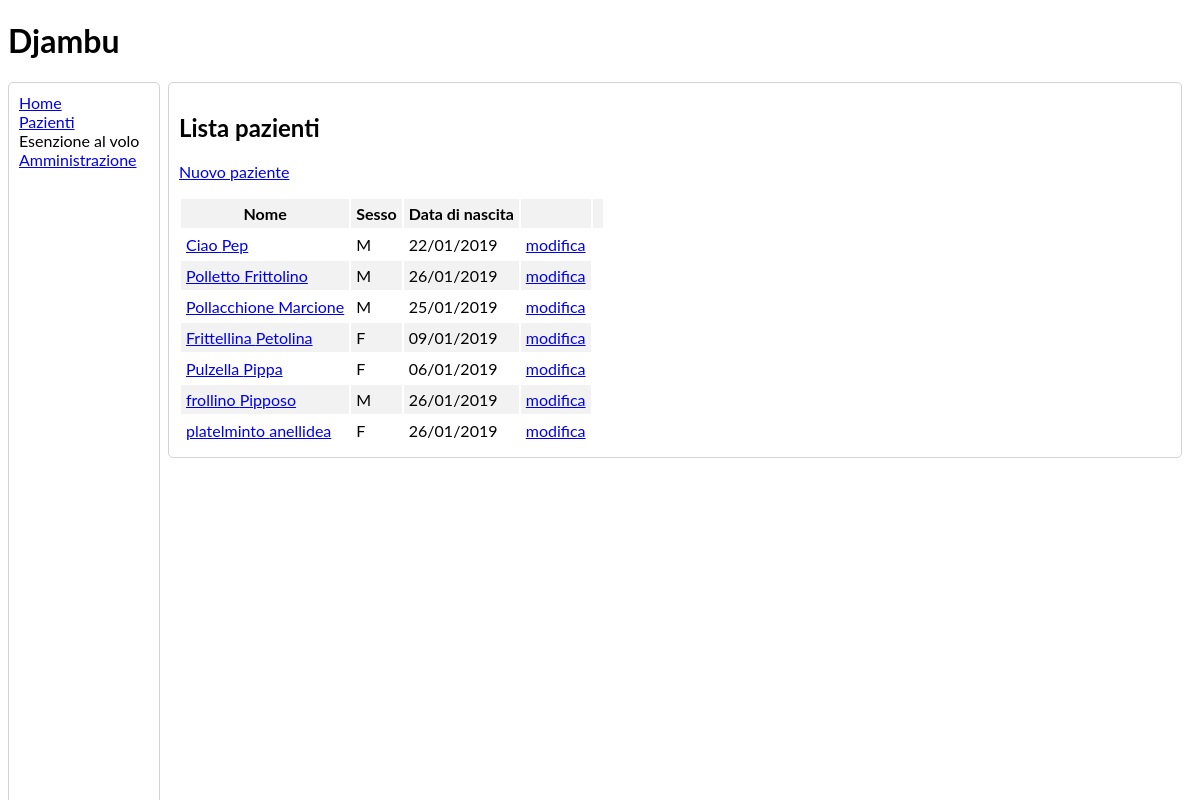
Page /patients/list/ on the earlier database version.
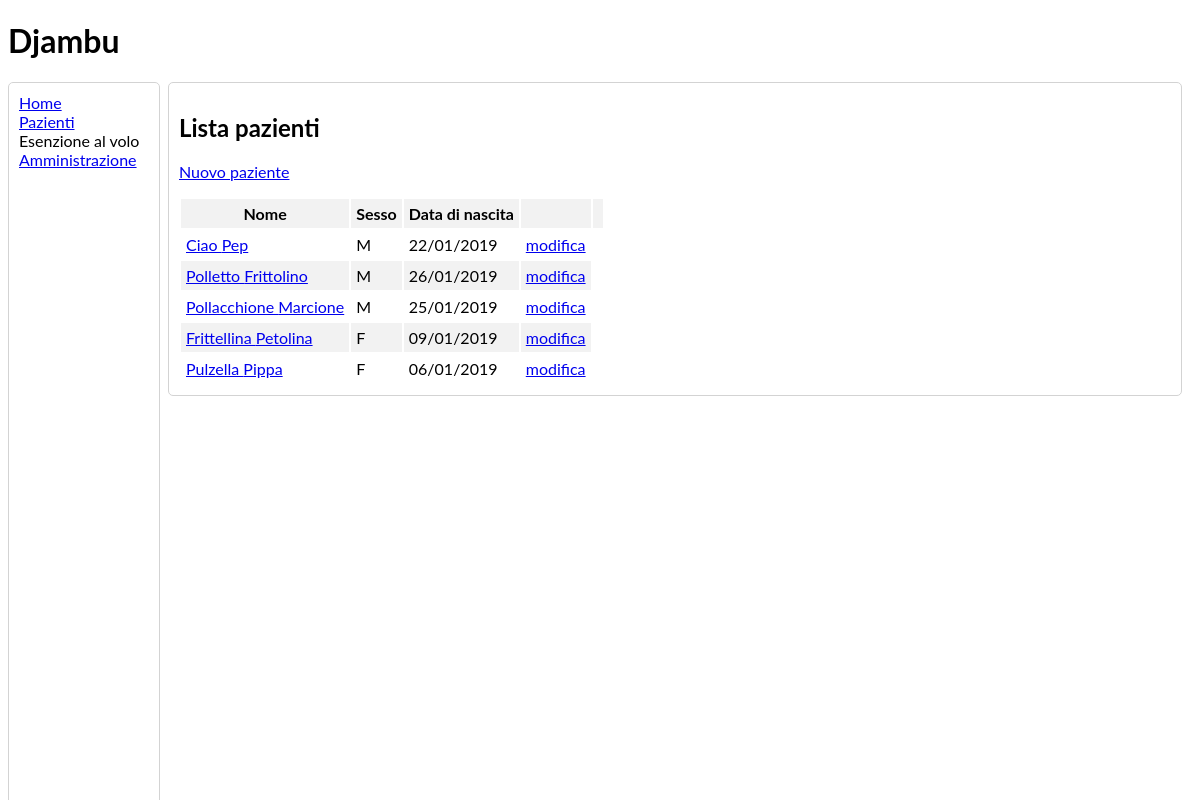
Same page on the later database version.
### patients/models.py (models this page shows, shortened)
class Patient(models.Model): # TODO: make fields mandatory
    last_name = models.CharField(max_length=50, verbose_name='cognome')
    first_name = models.CharField(max_length=50, verbose_name='nome')
    sex = models.CharField(max_length=1, choices=SEX_CHOICES, verbose_name='sesso')
    birth_date = models.DateField(verbose_name='data di nascita')
    birth_place = models.CharField(max_length=100, blank=True, null=True,
                                   verbose_name='luogo di nascita')
    fiscal_code = models.CharField(max_length=16, blank=True, null=True,
                                   verbose_name='codice fiscale')
    address = models.CharField(max_length=200, blank=True, null=True,
                               verbose_name='indirizzo')
    class Meta:
        verbose_name = 'paziente'
        verbose_name_plural = 'pazienti'

### patients/views.py (the view)
# urls.py: path('list/', PatientsListView.as_view(),
class PatientsListView(ListView):
    model = Patient
    template_name = 'patients/patients_list.html'

### patients/templates/patients/patients_list.html
{% extends './base_djambu.html' %}
{% load admin_urls %}
{% block content %}
  <div class="round-border-panel">
    <h2>Lista pazienti</h2>
    <p>{% include 'patients/panel_add_patient.html' %}</p>
    <table class="table">
      <tr>
        <th>Nome</th>
        <th>Sesso</th>
        <th>Data di nascita</th>
        <th></th>
        <th></th>
      </tr>
      {% for p in patient_list %}
        <tr>
          <td>
            <a href="{% url 'patients:patient_detail' p.pk %}">
              {{ p.last_name }} {{ p.first_name }}
            </a>
          </td>
          <td>{{ p.sex|capfirst }}</td>
          <td>{{ p.birth_date|date:'d/m/Y' }}</td>
          <td><a href="/patients_admin/patients/patient/{{ p.pk }}/change/">modifica</a></td>
        </tr>
      {% endfor %}
    </table>
  </div>
{% endblock %}

Differences in the rows shown:
removed Patient: last_name "frollino", first_name "Pipposo", sex "M", birth_date "26/01/2019"
removed Patient: last_name "platelminto", first_name "anellidea", sex "F", birth_date "26/01/2019"
